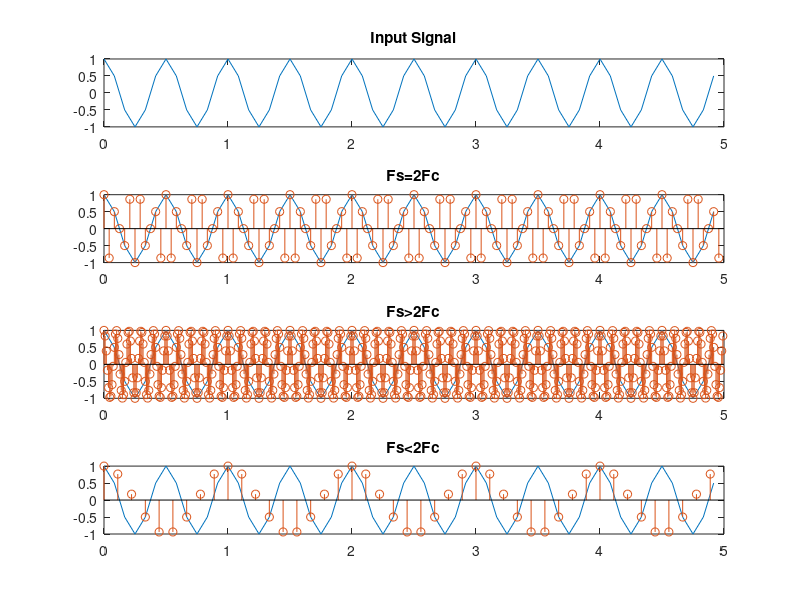

Recreate this plot in MATLAB. (Note: this script raises an error after producing the figure.)
f=10;
Fs=12;
t=0:1/Fs:5-(1/Fs);
Y1=cos(2*pi*f*t);

double_=2;
Fs_1=double_*Fs;
t1=0:1/(Fs_1):5-(1/(Fs_1));
u1=cos(2*pi*f*t1); %Fs=2*Fc


randVal=(randi([3,10],1));
Fs_2=randVal*Fs;
t2=0:(1/(Fs_2)):5-(1/(Fs_2));
u2=cos(2*pi*f*t2); %Fs>2*Fc

threeFourth=(3/4);
Fs_3=threeFourth*Fs;
t3=0:(1/(Fs_3)):5-(1/(Fs_3));
u3=cos(2*pi*f*t3); %Fs<2*Fc


figure('Name','UpSampling')
subplot(4,1,1)
plot(t,Y1)
title('Input Signal')
subplot(4,1,2)
plot(t,Y1)
hold on
stem(t1,u1)
title('Fs=2Fc')
subplot(4,1,3)
plot(t,Y1)
hold on
stem(t2,u2)
title('Fs>2Fc')
subplot(4,1,4)
plot(t,Y1)
hold on
stem(t3,u3)
title('Fs<2Fc')
sgtitle('UpSampling')